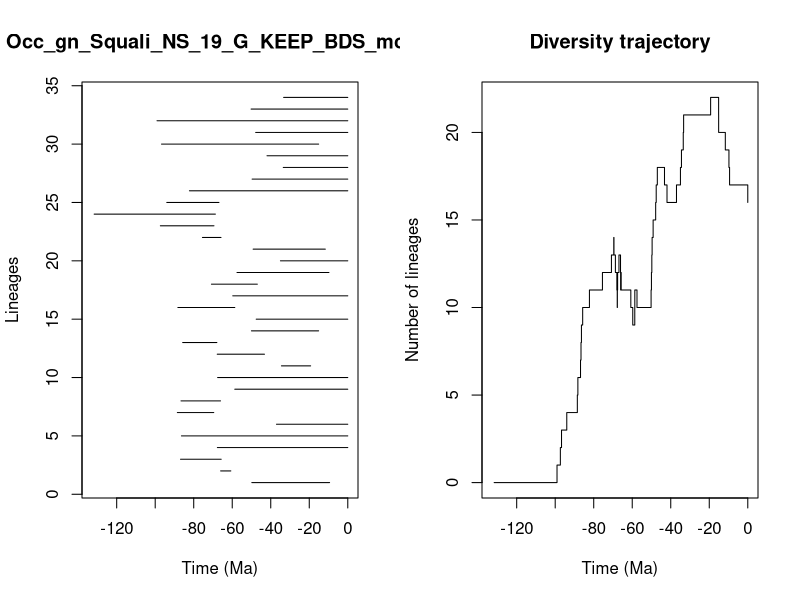

This chart was generated by the following R code:


pdf(file='../Results/Genus_NS/5_MA_bins_EXT_EP_FT/pyrate_mcmc_logs/Occ_gn_Squali_NS_19_G_KEEP_BDS_mcmc_LTT.pdf',width=0.6*20, height=0.6*10)
title = "Occ_gn_Squali_NS_19_G_KEEP_BDS_mcmc"
ts=c(49.82658015885441, 66.03267282267544,86.85341373876341,67.71958250223155,86.37408786651484,37.02047469960864,88.50673588647929,86.60135953371922,58.68088789355139,67.58790749864117,34.442432581207335,67.79340280994364,85.73565160367566,50.02744977811175,47.550198740173975,88.22903436256293,59.72675291844131,70.80094475533178,57.52713794485646,34.96861680934028,49.1494182033754,75.47297441370131,97.32482994028204,131.70468663740996,93.99225757827982,82.22679977634999,49.67463982477479,33.50369535087603,41.9449666817737,96.71819083035165,47.831631664443265,99.05603484671528,50.20876666635013,33.315068127955)
te=c(9.45020654514143, 60.73373230519263,65.73816533392652,0.0,0.0,0.0,69.5947638676727,66.08368998495254,0.0,0.0,19.293628176158155,43.248289862383785,67.98414195147966,15.14319350040958,0.0,58.6624689831181,0.0,46.96963993418204,9.783525881316654,0.0,11.662760405045317,65.83425804646643,69.4837882545894,68.74535895527146,66.89519354086217,0.0,0.0,0.0,0.0,15.127922115440725,0.0,0.0,0.0,0.0)
div_traj=c(0, 1,2,3,4,5,6,7,8,9,10,11,12,13,14,13,12,11,10,11,12,13,12,11,12,11,10,9,10,11,10,11,12,13,14,15,16,17,18,17,16,17,18,19,20,21,22,21,20,19,18,17,16)
time_events=c(131.70468663740996, 99.05603484671528,97.32482994028204,96.71819083035165,93.99225757827982,88.50673588647929,88.22903436256293,86.85341373876341,86.60135953371922,86.37408786651484,85.73565160367566,82.22679977634999,75.47297441370131,70.80094475533178,69.5947638676727,69.4837882545894,68.74535895527146,67.98414195147966,67.79340280994364,67.71958250223155,67.58790749864117,66.89519354086217,66.08368998495254,66.03267282267544,65.83425804646643,65.73816533392652,60.73373230519263,59.72675291844131,58.68088789355139,58.6624689831181,57.52713794485646,50.20876666635013,50.02744977811175,49.82658015885441,49.67463982477479,49.1494182033754,47.831631664443265,47.550198740173975,46.96963993418204,43.248289862383785,41.9449666817737,37.02047469960864,34.96861680934028,34.442432581207335,33.50369535087603,33.315068127955,19.293628176158155,15.14319350040958,15.127922115440725,11.662760405045317,9.783525881316654,9.45020654514143,0.0)
                par(mfrow=c(1,2))
                L = length(ts)
                plot(ts, 1:L , xlim=c(-max(ts)-1,0), pch=20, type="n", main=title,xlab="Time (Ma)",ylab="Lineages")
                for (i in 1:L){segments(x0=-te[i],y0=i,x1=-ts[i],y1=i)}    
                t = -time_events
                plot(div_traj ~ t,type="s", main = "Diversity trajectory",xlab="Time (Ma)",ylab="Number of lineages",xlim=c(-max(ts)-1,0))
                abline(v=c(65,200,251,367,445),lty=2,col="gray")
                